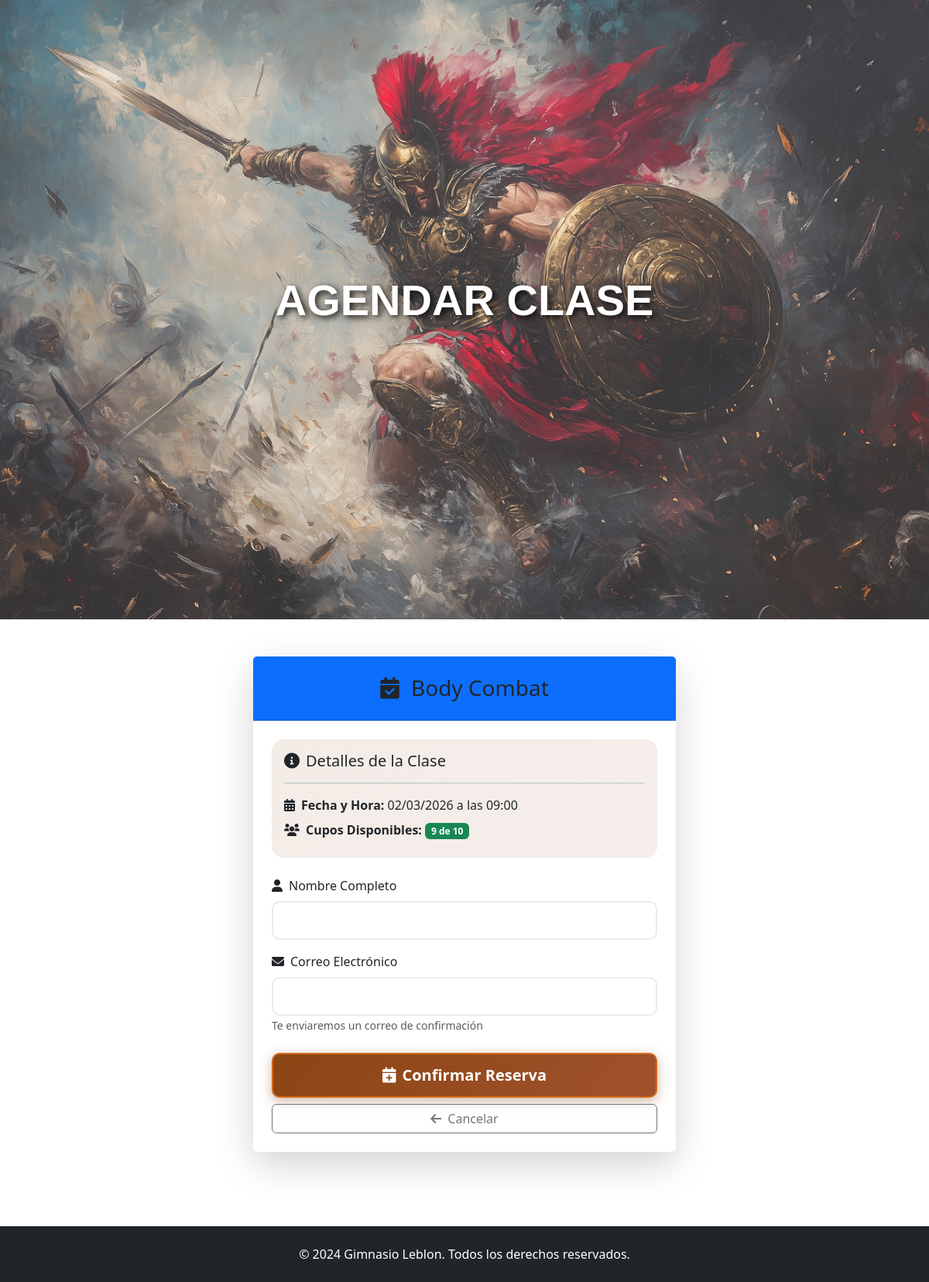
The page /agendar/1/ on the database its author committed.
### principal/models.py (models this page shows, shortened)
class Clase(models.Model):
    nombre = models.CharField(max_length=100)
    cupos = models.PositiveIntegerField(default=10)
    fecha = models.DateTimeField()

### principal/views.py (the view, shortened to what this page needs)
# urls.py: path('agendar/<int:clase_id>/', views.agendar_clase, name='agendar_clase'),
def agendar_clase(request, clase_id):
    try:
        clase = Clase.objects.get(id=clase_id)
    except Clase.DoesNotExist:
        logger.error(f"Intento de agendar clase inexistente con ID: {clase_id}")
        return render(request, 'agendar.html', {
            'error': 'La clase seleccionada no existe.'
        })
    except Exception as e:
        logger.error(f"Error al obtener clase {clase_id}: {str(e)}")
        return render(request, 'agendar.html', {
            'error': 'Hubo un error al cargar la información de la clase. Por favor intenta nuevamente.'
        })
    try:
        reservas_existentes = Reserva.objects.filter(clase=clase).count()
        cupos_disponibles = clase.cupos - reservas_existentes
    except Exception as e:
        logger.error(f"Error al contar cupos: {str(e)}")
        cupos_disponibles = clase.cupos
    return render(request, 'agendar.html', {
        'clase': clase,
        'cupos_disponibles': cupos_disponibles
    })

### templates/agendar.html (shortened to what this page needs)
{% load static %}
<!DOCTYPE html>
<html lang="es">
<head>
    <link href="https://cdn.jsdelivr.net/npm/bootstrap@5.3.5/dist/css/bootstrap.min.css" rel="stylesheet">
    <link rel="stylesheet" href="https://cdnjs.cloudflare.com/ajax/libs/font-awesome/6.0.0/css/all.min.css">
    <link rel="stylesheet" href="{% static 'css/style.css' %}">
</head>
<body>
    <header class="spartan-hero-section" style="
        background: url('{% static 'img/img3.png' %}');
        background-size: cover;
        background-position: center;
        height: 40vh;
        display: flex;
        align-items: center;
        position: relative;
        overflow: hidden;
        margin: 0;
        padding: 0;
        width: 100%;
    ">
        <div class="container text-center" style="position: relative; z-index: 2;">
            <h1 class="display-4 fw-bold mb-4 text-white" style="
                font-family: 'Arial Black', sans-serif;
                text-shadow: 3px 3px 8px rgba(0,0,0,0.9);
            ">AGENDAR CLASE</h1>
        </div>
    </header>
    <section class="py-5">
        <div class="container">
            <div class="row justify-content-center">
                <div class="col-lg-6 col-md-8">
                    <div class="card shadow-lg border-0">
                        <div class="card-header bg-primary text-white text-center py-4">
                            <h3 class="mb-0">
                                <i class="fas fa-calendar-check me-2"></i>
                                {{ clase.nombre }}
                            </h3>
                        </div>
                        <div class="card-body p-4">
                            <div class="alert alert-info mb-4">
                                <h5 class="alert-heading">
                                    <i class="fas fa-info-circle me-2"></i>Detalles de la Clase
                                </h5>
                                <hr>
                                <p class="mb-2">
                                    <strong><i class="fas fa-calendar-alt me-2"></i>Fecha y Hora:</strong>
                                    {{ clase.fecha|date:"d/m/Y" }} a las {{ clase.fecha|time:"H:i" }}
                                </p>
                                <p class="mb-2">
                                    <strong><i class="fas fa-users me-2"></i>Cupos Disponibles:</strong>
                                    {% if cupos_disponibles > 0 %}
                                        <span class="badge bg-success">{{ cupos_disponibles }} de {{ clase.cupos }}</span>
                                    {% else %}
                                        <span class="badge bg-danger">Sin cupos disponibles</span>
                                    {% endif %}
                                </p>
                            </div>
                            {% if cupos_disponibles <= 0 %}
                                <div class="alert alert-warning">
                                    <i class="fas fa-exclamation-triangle me-2"></i>
                                    Lo sentimos, esta clase ya no tiene cupos disponibles.
                                </div>
                                <div class="text-center mt-4">
                                    <a href="/" class="btn btn-primary">
                                        <i class="fas fa-arrow-left me-2"></i>Volver al Inicio
                                    </a>
                                </div>
                            {% else %}
                                <form method="POST" action="{% url 'agendar_clase' clase.id %}">
                                    <div class="mb-3">
                                        <label for="nombre" class="form-label">
                                            <i class="fas fa-user me-2"></i>Nombre Completo
                                        </label>
                                        <input type="text" class="form-control form-control-lg" id="nombre" name="nombre" required>
                                    </div>
                                    <div class="mb-4">
                                        <label for="correo" class="form-label">
                                            <i class="fas fa-envelope me-2"></i>Correo Electrónico
                                        </label>
                                        <input type="email" class="form-control form-control-lg" id="correo" name="correo" required>
                                        <small class="form-text text-muted">
                                            Te enviaremos un correo de confirmación
                                        </small>
                                    </div>
                                    <div class="d-grid gap-2">
                                        <button type="submit" class="btn btn-primary btn-lg">
                                            <i class="fas fa-calendar-plus me-2"></i>Confirmar Reserva
                                        </button>
                                        <a href="/" class="btn btn-outline-secondary">
                                            <i class="fas fa-arrow-left me-2"></i>Cancelar
                                        </a>
                                    </div>
                                </form>
                            {% endif %}
                        </div>
                    </div>
                </div>
            </div>
        </div>
    </section>
    <footer class="bg-dark text-white py-4 mt-5">
        <div class="container text-center">
            <p class="mb-0">&copy; 2024 Gimnasio Leblon. Todos los derechos reservados.</p>
        </div>
    </footer>
</body>
</html>

### static/css/style.css (style rules this page uses)
* { margin: 0; padding: 0; box-sizing: border-box; }
html, body { margin: 0 !important; padding: 0 !important; width: 100%; overflow-x: hidden; }
body { background: #ffffff !important; }
.spartan-hero-section { background: url("../img/img16.jpg"); background-size: cover; background-position: center; background-repeat: no-repeat; height: 100vh; max-height: 100vh; display: flex; align-items: center; position: relative; overflow: hidden; margin: 0; padding: 0; width: 100%; left: 0; right: 0; }
.spartan-hero-section { margin: 0 !important; padding: 0 !important; width: 100% !important; max-width: 100% !important; height: 100vh !important; max-height: 100vh !important; min-height: 10vh !important; overflow: hidden !important; position: relative !important; left: 0 !important; right: 0 !important; }
.spartan-hero-section .container { padding-left: 15px; padding-right: 15px; }
#inicio h2, #inicio p, #inicio .lead, #inicio span, #promociones h2, #promociones p, #promociones .lead, section.bg-light h2, section.bg-light p, section.bg-light .lead, section.bg-light span, section.bg-light h5, section:not(.spartan-hero-section) h2, section:not(.spartan-hero-section) p, section:not(.spartan-hero-section) .lead { color: #212529 !important; }
section.py-5:not(.spartan-hero-section) h2, section.py-5:not(.spartan-hero-section) p, section.py-5:not(.spartan-hero-section) .lead { color: #212529 !important; }
footer { background-color: #f57c00 !important; color: white !important; }
footer * { color: white !important; }
footer h5, footer p, footer li, footer .footer-links, footer .footer-links li, footer .small, footer i, footer strong { color: white !important; }
#inicio h2, #inicio h3, #inicio h4, #inicio h5, #inicio h6, #inicio p, #inicio .lead, #inicio span:not(.text-success):not(.text-danger):not(.text-warning):not(.text-info), #promociones h2, #promociones h3, #promociones h4, #promociones h5, #promociones h6, #promociones p, #promociones .lead, section.bg-light h2, section.bg-light h3, section.bg-light h4, section.bg-light h5, section.bg-light h6, section.bg-light p, section.bg-light .lead, section.py-5:not(.spartan-hero-section) h2, section.py-5:not(.spartan-hero-section) h3, section.py-5:not(.spartan-hero-section) h4, section.py-5:not(.spartan-hero-section) h5, section.py-5:not(.spartan-hero-section) h6, section.py-5:not(.spartan-hero-section) p, section.py-5:not(.spartan-hero-section) .lead { color: #212529 !important; }
.spartan-hero-section::before { content: ''; position: absolute; top: 0; left: 0; right: 0; bottom: 0; background: inherit; background-size: cover !important; background-position: center !important; background-repeat: no-repeat !important; z-index: 0; }
.spartan-hero-section::after { content: ''; position: absolute; top: 0; left: 0; right: 0; bottom: 0; background: rgba(255, 255, 255, 0.12); z-index: 1; }
.spartan-hero-section { background-repeat: no-repeat; background-size: cover; position: relative; overflow: hidden; isolation: isolate; height: 70vh; max-height: 70vh; }
.spartan-hero-section .container { position: relative; z-index: 2; }
.spartan-hero-section h1 { animation: fadeInUp 1s ease-out; }
.btn-primary { background: linear-gradient(135deg, #8B4513, #A0522D); border: 2px solid #D2691E; border-radius: 50px; padding: 12px 30px; font-weight: 600; transition: all 0.3s ease; box-shadow: 0 4px 15px rgba(139, 69, 19, 0.4); color: white; }
.form-control-lg, .form-select-lg { border-radius: 10px; border: 2px solid #e9ecef; transition: all 0.3s ease; }
.btn-lg { border-radius: 10px; font-weight: 600; transition: all 0.3s ease; }
.alert { border-radius: 15px; background: linear-gradient(135deg, rgba(139, 69, 19, 0.1), rgba(160, 82, 45, 0.1)); border: none; }

### rows shown on the page
Clase: nombre "Body Combat", fecha "02/03/2026", fecha "09:00", cupos "10"

### other values the page prints
{{ cupos_disponibles }} "9"
